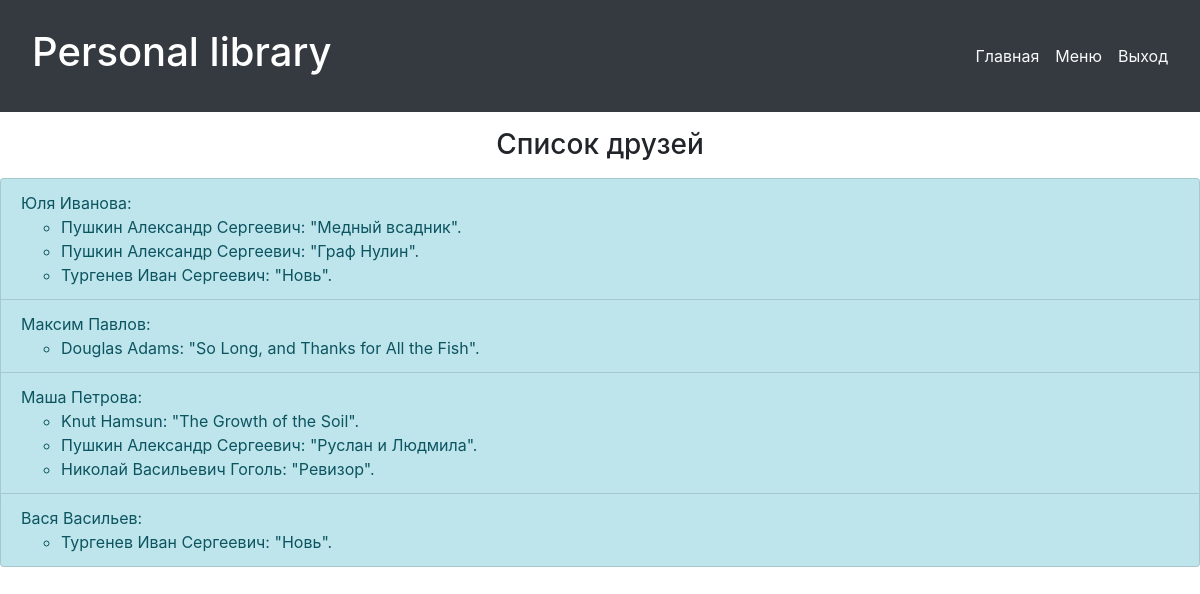
Page /friends/ on the committed database.
### p_library/models.py (models this page shows, shortened)
class Friend(models.Model):
    full_name = models.TextField()
    book = models.ManyToManyField(Book, related_name='book')

class Book(models.Model):
    ISBN = models.CharField(max_length=13)
    title = models.TextField()
    description = models.TextField()
    year_release = models.SmallIntegerField()
    author = models.ForeignKey(Author, on_delete=models.CASCADE, related_name="book_author")
    copy_count = models.SmallIntegerField(default=1)
    price = models.DecimalField(max_digits=19, decimal_places=2)
    publisher = models.ForeignKey(Publisher, on_delete = models.CASCADE, null=True, related_name="publisher")
    image = models.ImageField(upload_to='books_image/%Y/%m/%d', blank=True)

class Author(models.Model):
    full_name = models.TextField()
    birth_year = models.SmallIntegerField()
    country = models.CharField(max_length=2)
    def __str__(self):
        return self.full_name

### p_library/views.py (the view)
# urls.py: path('friends/', views.friends, name='friends_list'),
def friends(request):
    template = loader.get_template('friends.html')
    friends = Friend.objects.all()
    books = Book.objects.all()
    friends_data = {
        "title": "Список друзей",
        "friends": friends,
        "books": books,
    }
    return HttpResponse(template.render(friends_data, request))

### p_library/templates/friends.html (shortened to what this page needs)
<!DOCTYPE html>
<html lang="en">
<head>
</head>
<body>
    {% extends 'base.html' %}
    {% block content %}
    <h3 class="text-center mt-3 mb-3">{{ title }}</h3>
    <ul class="d-flex justify-content-center list-group">
		{% for friend in friends %}
		    <li class="list-group-item list-group-item-info">{{ friend.full_name }}:
				<ul>
					{% for book in friend.book.all %}
					    <li> {{ book.author }}: "{{ book.title}}".</li>
					{% endfor %}
				</ul>
			</li>
		{% endfor %}
	</ul>
    {% endblock %}

### rows in the picture
Friend: full_name "Юля Иванова"
Book: author "Пушкин Александр Сергеевич", title "Медный всадник"
Book: author "Пушкин Александр Сергеевич", title "Граф Нулин"
Book: author "Тургенев Иван Сергеевич", title "Новь"
Friend: full_name "Максим Павлов"
Book: author "Douglas Adams", title "So Long, and Thanks for All the Fish"
Friend: full_name "Маша Петрова"
Book: author "Knut Hamsun", title "The Growth of the Soil"
Book: author "Пушкин Александр Сергеевич", title "Руслан и Людмила"
Book: author "Николай Васильевич Гоголь", title "Ревизор"
Friend: full_name "Вася Васильев"

### other values in the picture
{{ title }} "Список друзей"
